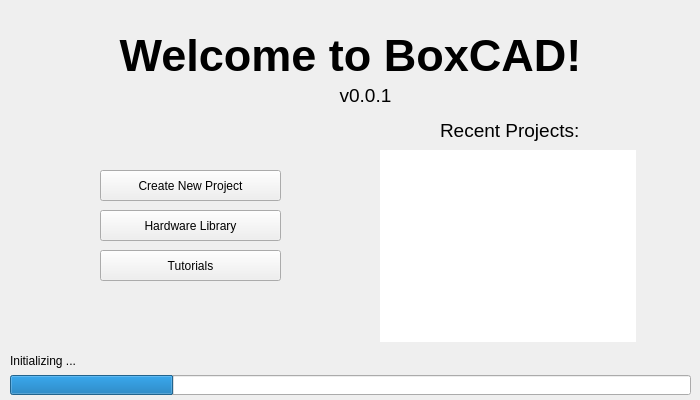
<?xml version="1.0" encoding="UTF-8"?>
<ui version="4.0">
 <class>MainWindow</class>
 <widget class="QMainWindow" name="MainWindow">
  <property name="enabled">
   <bool>true</bool>
  </property>
  <property name="geometry">
   <rect>
    <x>0</x>
    <y>0</y>
    <width>700</width>
    <height>400</height>
   </rect>
  </property>
  <property name="sizePolicy">
   <sizepolicy hsizetype="Fixed" vsizetype="Fixed">
    <horstretch>0</horstretch>
    <verstretch>0</verstretch>
   </sizepolicy>
  </property>
  <property name="minimumSize">
   <size>
    <width>700</width>
    <height>400</height>
   </size>
  </property>
  <property name="maximumSize">
   <size>
    <width>700</width>
    <height>400</height>
   </size>
  </property>
  <property name="windowTitle">
   <string>MainWindow</string>
  </property>
  <widget class="QWidget" name="centralwidget">
   <property name="styleSheet">
    <string notr="true">#centralwidget {
    /* This tells Qt to tile the image while scaling it */
    border-image: url(:/images/background.png) 0 0 0 0 repeat repeat;
}</string>
   </property>
   <widget class="QLabel" name="Subtitle">
    <property name="geometry">
     <rect>
      <x>140</x>
      <y>80</y>
      <width>451</width>
      <height>31</height>
     </rect>
    </property>
    <property name="font">
     <font>
      <family>Segoe UI</family>
      <pointsize>14</pointsize>
     </font>
    </property>
    <property name="text">
     <string>v0.0.1</string>
    </property>
    <property name="alignment">
     <set>Qt::AlignCenter</set>
    </property>
   </widget>
   <widget class="QLabel" name="Title">
    <property name="geometry">
     <rect>
      <x>10</x>
      <y>10</y>
      <width>681</width>
      <height>91</height>
     </rect>
    </property>
    <property name="palette">
     <palette>
      <active>
       <colorrole role="Text">
        <brush brushstyle="SolidPattern">
         <color alpha="255">
          <red>255</red>
          <green>255</green>
          <blue>255</blue>
         </color>
        </brush>
       </colorrole>
      </active>
      <inactive>
       <colorrole role="Text">
        <brush brushstyle="SolidPattern">
         <color alpha="255">
          <red>255</red>
          <green>255</green>
          <blue>255</blue>
         </color>
        </brush>
       </colorrole>
      </inactive>
      <disabled>
       <colorrole role="Text">
        <brush brushstyle="SolidPattern">
         <color alpha="255">
          <red>120</red>
          <green>120</green>
          <blue>120</blue>
         </color>
        </brush>
       </colorrole>
      </disabled>
     </palette>
    </property>
    <property name="font">
     <font>
      <family>Segoe UI</family>
      <pointsize>34</pointsize>
      <weight>75</weight>
      <bold>true</bold>
     </font>
    </property>
    <property name="toolTip">
     <string/>
    </property>
    <property name="locale">
     <locale language="English" country="UnitedKingdom"/>
    </property>
    <property name="text">
     <string>Welcome to BoxCAD!</string>
    </property>
    <property name="alignment">
     <set>Qt::AlignCenter</set>
    </property>
   </widget>
   <widget class="QPushButton" name="btn_create_project">
    <property name="geometry">
     <rect>
      <x>100</x>
      <y>170</y>
      <width>181</width>
      <height>31</height>
     </rect>
    </property>
    <property name="font">
     <font>
      <family>Segoe UI</family>
     </font>
    </property>
    <property name="text">
     <string>Create New Project</string>
    </property>
   </widget>
   <widget class="QPushButton" name="btn_hardware_library">
    <property name="geometry">
     <rect>
      <x>100</x>
      <y>210</y>
      <width>181</width>
      <height>31</height>
     </rect>
    </property>
    <property name="font">
     <font>
      <family>Segoe UI</family>
     </font>
    </property>
    <property name="styleSheet">
     <string notr="true"/>
    </property>
    <property name="text">
     <string>Hardware Library</string>
    </property>
   </widget>
   <widget class="QPushButton" name="btn_tutorials">
    <property name="geometry">
     <rect>
      <x>100</x>
      <y>250</y>
      <width>181</width>
      <height>31</height>
     </rect>
    </property>
    <property name="font">
     <font>
      <family>Segoe UI</family>
     </font>
    </property>
    <property name="text">
     <string>Tutorials</string>
    </property>
   </widget>
   <widget class="QProgressBar" name="progress_bar_init">
    <property name="geometry">
     <rect>
      <x>10</x>
      <y>375</y>
      <width>681</width>
      <height>20</height>
     </rect>
    </property>
    <property name="value">
     <number>24</number>
    </property>
    <property name="textVisible">
     <bool>false</bool>
    </property>
    <property name="invertedAppearance">
     <bool>false</bool>
    </property>
    <property name="textDirection">
     <enum>QProgressBar::TopToBottom</enum>
    </property>
   </widget>
   <widget class="QLabel" name="text_init">
    <property name="geometry">
     <rect>
      <x>10</x>
      <y>350</y>
      <width>131</width>
      <height>21</height>
     </rect>
    </property>
    <property name="font">
     <font>
      <family>Segoe UI</family>
      <pointsize>9</pointsize>
     </font>
    </property>
    <property name="text">
     <string>Initializing ...</string>
    </property>
   </widget>
   <widget class="QLabel" name="label_2">
    <property name="geometry">
     <rect>
      <x>440</x>
      <y>120</y>
      <width>141</width>
      <height>21</height>
     </rect>
    </property>
    <property name="font">
     <font>
      <pointsize>14</pointsize>
     </font>
    </property>
    <property name="text">
     <string>Recent Projects:</string>
    </property>
   </widget>
   <widget class="QListWidget" name="recent_projects_list">
    <property name="geometry">
     <rect>
      <x>380</x>
      <y>150</y>
      <width>256</width>
      <height>192</height>
     </rect>
    </property>
    <property name="styleSheet">
     <string notr="true">QListWidget {
    outline: 0;        /* Removes the dotted/solid focus outline */
    border: none;      /* Ensures no frame border exists */
    background: none;  /* Keeps it transparent against your grid */
}

/* This ensures that even when clicked, no blue border appears */
QListWidget:focus {
    border: none;
    outline: none;
}

/* How the item looks when you are actually interacting with the list */
QListWidget::item:selected:active {
    background-color: #3b82f6; 
    color: white;
}

/* How the item looks when you click a button or somewhere else */
QListWidget::item:selected:!active {
    background-color: rgba(200, 200, 200, 50); /* Dim the highlight */
    color: #555; /* Fade the text */
}</string>
    </property>
   </widget>
  </widget>
  <widget class="QMenuBar" name="menubar">
   <property name="geometry">
    <rect>
     <x>0</x>
     <y>0</y>
     <width>700</width>
     <height>21</height>
    </rect>
   </property>
  </widget>
 </widget>
 <resources>
  <include location="resources.qrc"/>
 </resources>
 <connections/>
</ui>
